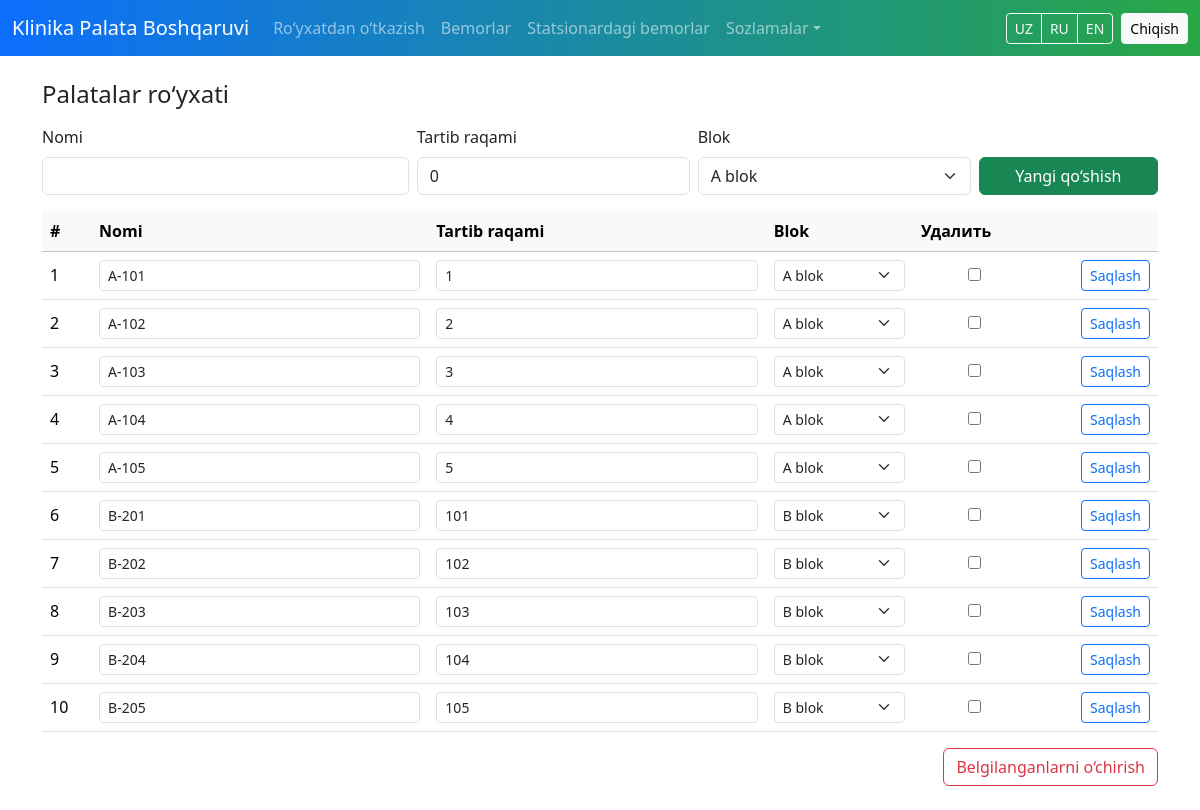
The page /settings/wards (signed in) on the database its author committed.
### app.py (models this page shows)
class Ward(db.Model):
    id = db.Column(db.Integer, primary_key=True)
    name = db.Column(db.String(64), nullable=False)  # e.g., 'A-101'
    sort_order = db.Column(db.Integer, nullable=False, default=0)
    block = db.Column(db.String(1), nullable=False, default='A')  # 'A' or 'B'

### app.py (the view, shortened to what this page needs)
@app.route('/settings/wards', methods=['GET', 'POST'])
@superadmin_required
def settings_wards():
    wards = Ward.query.order_by(Ward.sort_order).all()
    return render_template('settings_wards.html', t=t, wards=wards)

### app.py (called while the page is built, shortened)
def get_lang():
    return session.get('lang', 'uz')

def t(key):
    lang = get_lang()
    return I18N.get(lang, I18N['uz']).get(key, key)

def superadmin_required(f):
    @wraps(f)
    def wrapper(*args, **kwargs):
        if 'user_id' not in session:
            return redirect(url_for('login'))
        user = User.query.get(session['user_id'])
        if not user or user.role != 'superadmin':
            flash(t('only_superadmin'), 'danger')
            return redirect(url_for('index'))
        return f(*args, **kwargs)
    return wrapper

def init_db():
    db.create_all()
    if Ward.query.count() == 0:
        for i in range(1, 6):
            db.session.add(Ward(name=f"A-{100+i}", sort_order=i, block='A'))
        for i in range(1, 6):
            db.session.add(Ward(name=f"B-{200+i}", sort_order=100+i, block='B'))
        db.session.commit()
    if Doctor.query.count() == 0:
        for i in range(1, 6):
            db.session.add(Doctor(full_name=f"Dr. Example {i}", sort_order=i))
        db.session.commit()

@app.before_request
def ensure_init():
    if not os.path.exists(os.path.join(os.path.dirname(__file__), 'database.db')):
        with app.app_context():
            init_db()

@app.context_processor
def inject_utilities():
    user_id = session.get('user_id')
    is_superadmin = False
    if user_id is not None:
        try:
            u = User.query.get(user_id)
            is_superadmin = bool(u and u.role == 'superadmin')
        except Exception:
            is_superadmin = False
    return dict(t=t, lang=get_lang(), is_superadmin=is_superadmin)

### templates/settings_wards.html (shortened to what this page needs)
{% extends 'base.html' %}
{% block content %}
<h4 class="mb-3">{{ t('wards_list') }}</h4>
<form method="post" class="row g-2 mb-3">
  <div class="col-md-4">
    <label class="form-label">{{ t('name') }}</label>
    <input class="form-control" name="name" required>
  </div>
  <div class="col-md-3">
    <label class="form-label">{{ t('sort_order') }}</label>
    <input class="form-control" name="sort_order" type="number" value="0" required>
  </div>
  <div class="col-md-3">
    <label class="form-label">{{ t('block') }}</label>
    <select name="block" class="form-select">
      <option value="A">{{ t('A_block') }}</option>
    </select>
  </div>
  <div class="col-md-2 d-flex align-items-end">
    <button class="btn btn-success w-100" name="add" value="1">{{ t('add_new') }}</button>
  </div>
</form>
<form method="post">
  <div class="table-responsive">
    <table class="table table-hover align-middle">
      <thead class="table-light">
        <tr>
          <th>#</th>
          <th>{{ t('name') }}</th>
          <th>{{ t('sort_order') }}</th>
          <th>{{ t('block') }}</th>
          <th>Удалить</th>
          <th></th>
        </tr>
      </thead>
      <tbody>
        {% for w in wards %}
        <tr>
          <td>{{ w.id }}</td>
          <td>
            <input class="form-control form-control-sm" name="name" value="{{ w.name }}">
          </td>
          <td><input class="form-control form-control-sm" name="sort_order" type="number" value="{{ w.sort_order }}"></td>
          <td>
            <select class="form-select form-select-sm" name="block">
              <option value="A" {% if w.block=='A' %}selected{% endif %}>{{ t('A_block') }}</option>
              <option value="B" {% if w.block=='B' %}selected{% endif %}>{{ t('B_block') }}</option>
            </select>
          </td>
          <td class="text-center"><input type="checkbox" name="delete_id" value="{{ w.id }}"></td>
          <td class="text-end">
            <button class="btn btn-sm btn-outline-primary" name="inline_save" value="1">{{ t('save') }}</button>
          </td>
        </tr>
        {% endfor %}
      </tbody>
    </table>
  </div>
  <div class="text-end">
    <button class="btn btn-outline-danger" name="delete_selected" value="1">{{ t('delete_selected') }}</button>
  </div>
</form>
{% endblock %}

### templates/base.html (shortened to what this page needs)
<!doctype html>
<html lang="{{ lang }}">
<head>
  <link href="https://cdn.jsdelivr.net/npm/bootstrap@5.3.3/dist/css/bootstrap.min.css" rel="stylesheet">
  <link rel="stylesheet" href="https://cdn.jsdelivr.net/npm/flatpickr/dist/flatpickr.min.css">
  <link rel="stylesheet" href="https://cdn.jsdelivr.net/npm/bootstrap-icons@1.11.3/font/bootstrap-icons.css">
  <link href="{{ url_for('static', filename='css/style.css') }}" rel="stylesheet">
</head>
<body>
<nav class="navbar navbar-expand-lg navbar-dark bg-primary">
  <div class="container-fluid">
    <a class="navbar-brand" href="{{ url_for('index') }}">{{ t('app_title') }}</a>
    <div class="collapse navbar-collapse" id="navbarsExample">
      {% if session.get('user_id') %}
      <ul class="navbar-nav me-auto mb-2 mb-lg-0">
        <li class="nav-item"><a class="nav-link" href="{{ url_for('register') }}">{{ t('registration') }}</a></li>
        <li class="nav-item"><a class="nav-link" href="{{ url_for('patients') }}">{{ t('patients') }}</a></li>
        <li class="nav-item"><a class="nav-link" href="{{ url_for('inpatient') }}">{{ t('inpatient') }}</a></li>
        {% if is_superadmin %}
        <li class="nav-item dropdown">
          <a class="nav-link dropdown-toggle" href="#" role="button" data-bs-toggle="dropdown" aria-expanded="false">{{ t('settings') }}</a>
        </li>
        {% endif %}
      </ul>
      <div class="d-flex align-items-center gap-2">
        <div class="btn-group" role="group" aria-label="Language switcher">
          <a class="btn btn-outline-light btn-sm" href="{{ url_for('set_lang', lang='uz', next=request.full_path) }}">UZ</a>
          <a class="btn btn-outline-light btn-sm" href="{{ url_for('set_lang', lang='ru', next=request.full_path) }}">RU</a>
          <a class="btn btn-outline-light btn-sm" href="{{ url_for('set_lang', lang='en', next=request.full_path) }}">EN</a>
        </div>
        <a class="btn btn-light btn-sm" href="{{ url_for('logout') }}">{{ t('logout') }}</a>
      </div>
      {% endif %}
    </div>
  </div>
</nav>
<main class="container my-4">
  {% block content %}{% endblock %}
</main>
</body>
</html>

### static/css/style.css (style rules this page uses)
:root { --clinic-green: #28a745; --clinic-blue: #0d6efd; --bg-light: #f8f9fa; --text-dark: #212529; --bg-dark: #0b1320; --text-light: #f1f3f5; }
.card, .table { border-radius: 1rem; }
.navbar { background: linear-gradient(90deg, var(--clinic-blue), var(--clinic-green)); }

### rows shown on the page
Ward: id "1", name "A-101", sort_order "1", block "A blok", t "Saqlash"
Ward: id "2", name "A-102", sort_order "2", block "A blok", t "Saqlash"
Ward: id "3", name "A-103", sort_order "3", block "A blok", t "Saqlash"
Ward: id "4", name "A-104", sort_order "4", block "A blok", t "Saqlash"
Ward: id "5", name "A-105", sort_order "5", block "A blok", t "Saqlash"
Ward: id "6", name "B-201", sort_order "101", block "B blok", t "Saqlash"
Ward: id "7", name "B-202", sort_order "102", block "B blok", t "Saqlash"
Ward: id "8", name "B-203", sort_order "103", block "B blok", t "Saqlash"
Ward: id "9", name "B-204", sort_order "104", block "B blok", t "Saqlash"
Ward: id "10", name "B-205", sort_order "105", block "B blok", t "Saqlash"

### other values the page prints
{{ t('app_title') }} "Klinika Palata Boshqaruvi"
{{ t('registration') }} "Ro‘yxatdan o‘tkazish"
{{ t('patients') }} "Bemorlar"
{{ t('inpatient') }} "Statsionardagi bemorlar"
{{ t('settings') }} "Sozlamalar"
{{ t('logout') }} "Chiqish"
{{ t('wards_list') }} "Palatalar ro‘yxati"
{{ t('name') }} "Nomi"
{{ t('sort_order') }} "Tartib raqami"
{{ t('block') }} "Blok"
{{ t('add_new') }} "Yangi qo‘shish"
{{ t('delete_selected') }} "Belgilanganlarni o‘chirish"
form field block "A blok"
